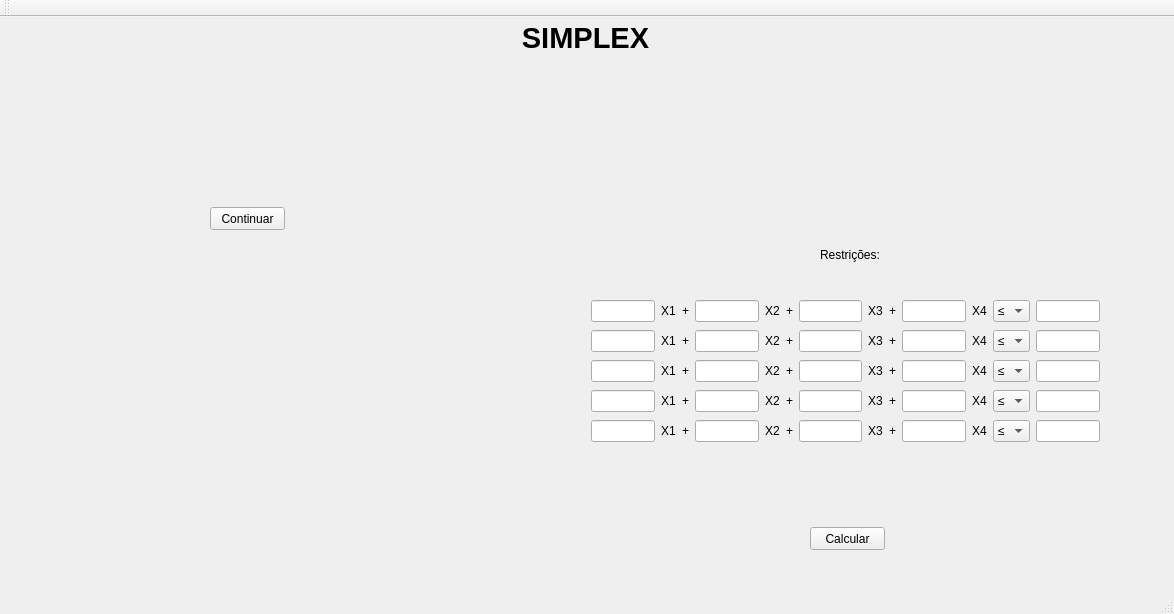
<?xml version="1.0" encoding="UTF-8"?>
<ui version="4.0">
 <class>MainWindow</class>
 <widget class="QMainWindow" name="MainWindow">
  <property name="geometry">
   <rect>
    <x>0</x>
    <y>0</y>
    <width>1174</width>
    <height>614</height>
   </rect>
  </property>
  <property name="windowTitle">
   <string>MainWindow</string>
  </property>
  <widget class="QWidget" name="centralWidget">
   <widget class="QLabel" name="label">
    <property name="geometry">
     <rect>
      <x>500</x>
      <y>0</y>
      <width>171</width>
      <height>41</height>
     </rect>
    </property>
    <property name="font">
     <font>
      <pointsize>22</pointsize>
      <weight>75</weight>
      <bold>true</bold>
     </font>
    </property>
    <property name="text">
     <string>SIMPLEX</string>
    </property>
    <property name="alignment">
     <set>Qt::AlignCenter</set>
    </property>
   </widget>
   <widget class="QWidget" name="widget_inicio" native="true">
    <property name="geometry">
     <rect>
      <x>40</x>
      <y>70</y>
      <width>384</width>
      <height>161</height>
     </rect>
    </property>
    <widget class="QPushButton" name="pushButton_continuar">
     <property name="geometry">
      <rect>
       <x>170</x>
       <y>120</y>
       <width>75</width>
       <height>23</height>
      </rect>
     </property>
     <property name="text">
      <string>Continuar</string>
     </property>
    </widget>
    <widget class="QWidget" name="">
     <property name="geometry">
      <rect>
       <x>10</x>
       <y>40</y>
       <width>364</width>
       <height>22</height>
      </rect>
     </property>
     <layout class="QHBoxLayout" name="horizontalLayout">
      <item>
       <widget class="QLabel" name="label_2">
        <property name="text">
         <string>Quantas variáveis de decisão tem o problema?</string>
        </property>
       </widget>
      </item>
      <item>
       <widget class="QLineEdit" name="lineEdit_NumVariaveis"/>
      </item>
     </layout>
    </widget>
    <widget class="QWidget" name="">
     <property name="geometry">
      <rect>
       <x>100</x>
       <y>80</y>
       <width>237</width>
       <height>22</height>
      </rect>
     </property>
     <layout class="QHBoxLayout" name="horizontalLayout_2">
      <item>
       <widget class="QLabel" name="label_3">
        <property name="text">
         <string>Quantas restrições?</string>
        </property>
       </widget>
      </item>
      <item>
       <widget class="QLineEdit" name="lineEdit_NumRestricoes"/>
      </item>
     </layout>
    </widget>
   </widget>
   <widget class="QWidget" name="widget_simplex" native="true">
    <property name="geometry">
     <rect>
      <x>510</x>
      <y>70</y>
      <width>641</width>
      <height>481</height>
     </rect>
    </property>
    <widget class="QWidget" name="widget" native="true">
     <property name="geometry">
      <rect>
       <x>50</x>
       <y>10</y>
       <width>561</width>
       <height>121</height>
      </rect>
     </property>
     <widget class="QWidget" name="">
      <property name="geometry">
       <rect>
        <x>20</x>
        <y>70</y>
        <width>521</width>
        <height>22</height>
       </rect>
      </property>
      <layout class="QHBoxLayout" name="horizontalLayout_3">
       <item>
        <widget class="QLabel" name="label_8">
         <property name="text">
          <string>Função:</string>
         </property>
        </widget>
       </item>
       <item>
        <widget class="QLineEdit" name="Funcao_x1"/>
       </item>
       <item>
        <widget class="QLabel" name="label_x1">
         <property name="text">
          <string>X1</string>
         </property>
        </widget>
       </item>
       <item>
        <widget class="QLabel" name="label_plus_x1">
         <property name="text">
          <string>+</string>
         </property>
        </widget>
       </item>
       <item>
        <widget class="QLineEdit" name="Funcao_x2"/>
       </item>
       <item>
        <widget class="QLabel" name="label_x2">
         <property name="text">
          <string>X2</string>
         </property>
        </widget>
       </item>
       <item>
        <widget class="QLabel" name="label_plus_x2">
         <property name="text">
          <string>+</string>
         </property>
        </widget>
       </item>
       <item>
        <widget class="QLineEdit" name="Funcao_x3"/>
       </item>
       <item>
        <widget class="QLabel" name="label_x3">
         <property name="text">
          <string>X3</string>
         </property>
        </widget>
       </item>
       <item>
        <widget class="QLabel" name="label_plus_x3">
         <property name="text">
          <string>+</string>
         </property>
        </widget>
       </item>
       <item>
        <widget class="QLineEdit" name="Funcao_x4"/>
       </item>
       <item>
        <widget class="QLabel" name="label_x4">
         <property name="text">
          <string>X4</string>
         </property>
        </widget>
       </item>
      </layout>
     </widget>
     <widget class="QWidget" name="">
      <property name="geometry">
       <rect>
        <x>130</x>
        <y>30</y>
        <width>281</width>
        <height>22</height>
       </rect>
      </property>
      <layout class="QHBoxLayout" name="horizontalLayout_4">
       <item>
        <widget class="QLabel" name="label_9">
         <property name="text">
          <string>Qual objetivo da função?</string>
         </property>
        </widget>
       </item>
       <item>
        <widget class="QComboBox" name="comboBox">
         <item>
          <property name="text">
           <string>Maximizar</string>
          </property>
         </item>
         <item>
          <property name="text">
           <string>Minimizar</string>
          </property>
         </item>
        </widget>
       </item>
      </layout>
     </widget>
    </widget>
    <widget class="QWidget" name="widget_2" native="true">
     <property name="geometry">
      <rect>
       <x>50</x>
       <y>150</y>
       <width>561</width>
       <height>251</height>
      </rect>
     </property>
     <widget class="QLabel" name="label_4">
      <property name="geometry">
       <rect>
        <x>260</x>
        <y>10</y>
        <width>61</width>
        <height>16</height>
       </rect>
      </property>
      <property name="text">
       <string>Restrições:</string>
      </property>
     </widget>
     <widget class="QWidget" name="">
      <property name="geometry">
       <rect>
        <x>20</x>
        <y>50</y>
        <width>531</width>
        <height>171</height>
       </rect>
      </property>
      <layout class="QVBoxLayout" name="verticalLayout">
       <item>
        <layout class="QHBoxLayout" name="horizontalLayout_L1">
         <item>
          <widget class="QLineEdit" name="L1_x1"/>
         </item>
         <item>
          <widget class="QLabel" name="label_x1_L1">
           <property name="text">
            <string>X1</string>
           </property>
          </widget>
         </item>
         <item>
          <widget class="QLabel" name="label_plus_x1_L1">
           <property name="text">
            <string>+</string>
           </property>
          </widget>
         </item>
         <item>
          <widget class="QLineEdit" name="L1_x2"/>
         </item>
         <item>
          <widget class="QLabel" name="label_x2_L1">
           <property name="text">
            <string>X2</string>
           </property>
          </widget>
         </item>
         <item>
          <widget class="QLabel" name="label_plus_x2_L1">
           <property name="text">
            <string>+</string>
           </property>
          </widget>
         </item>
         <item>
          <widget class="QLineEdit" name="L1_x3"/>
         </item>
         <item>
          <widget class="QLabel" name="label_x3_L1">
           <property name="text">
            <string>X3</string>
           </property>
          </widget>
         </item>
         <item>
          <widget class="QLabel" name="label_plus_x3_L1">
           <property name="text">
            <string>+</string>
           </property>
          </widget>
         </item>
         <item>
          <widget class="QLineEdit" name="L1_x4"/>
         </item>
         <item>
          <widget class="QLabel" name="label_x4_L1">
           <property name="text">
            <string>X4</string>
           </property>
          </widget>
         </item>
         <item>
          <widget class="QComboBox" name="comboBox_L1">
           <item>
            <property name="text">
             <string>≤</string>
            </property>
           </item>
           <item>
            <property name="text">
             <string>=</string>
            </property>
           </item>
           <item>
            <property name="text">
             <string>≥</string>
            </property>
           </item>
          </widget>
         </item>
         <item>
          <widget class="QLineEdit" name="L1_base"/>
         </item>
        </layout>
       </item>
       <item>
        <layout class="QHBoxLayout" name="horizontalLayout_L1_2">
         <item>
          <widget class="QLineEdit" name="L2_x1"/>
         </item>
         <item>
          <widget class="QLabel" name="label_x1_L2">
           <property name="text">
            <string>X1</string>
           </property>
          </widget>
         </item>
         <item>
          <widget class="QLabel" name="label_plus_x1_L2">
           <property name="text">
            <string>+</string>
           </property>
          </widget>
         </item>
         <item>
          <widget class="QLineEdit" name="L2_x2"/>
         </item>
         <item>
          <widget class="QLabel" name="label_x2_L2">
           <property name="text">
            <string>X2</string>
           </property>
          </widget>
         </item>
         <item>
          <widget class="QLabel" name="label_plus_x2_L2">
           <property name="text">
            <string>+</string>
           </property>
          </widget>
         </item>
         <item>
          <widget class="QLineEdit" name="L2_x3"/>
         </item>
         <item>
          <widget class="QLabel" name="label_x3_L2">
           <property name="text">
            <string>X3</string>
           </property>
          </widget>
         </item>
         <item>
          <widget class="QLabel" name="label_plus_x3_L2">
           <property name="text">
            <string>+</string>
           </property>
          </widget>
         </item>
         <item>
          <widget class="QLineEdit" name="L2_x4"/>
         </item>
         <item>
          <widget class="QLabel" name="label_x4_L2">
           <property name="text">
            <string>X4</string>
           </property>
          </widget>
         </item>
         <item>
          <widget class="QComboBox" name="comboBox_L2">
           <item>
            <property name="text">
             <string>≤</string>
            </property>
           </item>
           <item>
            <property name="text">
             <string>=</string>
            </property>
           </item>
           <item>
            <property name="text">
             <string>≥</string>
            </property>
           </item>
          </widget>
         </item>
         <item>
          <widget class="QLineEdit" name="L2_base"/>
         </item>
        </layout>
       </item>
       <item>
        <layout class="QHBoxLayout" name="horizontalLayout_L1_3">
         <item>
          <widget class="QLineEdit" name="L3_x1"/>
         </item>
         <item>
          <widget class="QLabel" name="label_x1_L3">
           <property name="text">
            <string>X1</string>
           </property>
          </widget>
         </item>
         <item>
          <widget class="QLabel" name="label_plus_x1_L3">
           <property name="text">
            <string>+</string>
           </property>
          </widget>
         </item>
         <item>
          <widget class="QLineEdit" name="L3_x2"/>
         </item>
         <item>
          <widget class="QLabel" name="label_x2_L3">
           <property name="text">
            <string>X2</string>
           </property>
          </widget>
         </item>
         <item>
          <widget class="QLabel" name="label_plus_x2_L3">
           <property name="text">
            <string>+</string>
           </property>
          </widget>
         </item>
         <item>
          <widget class="QLineEdit" name="L3_x3"/>
         </item>
         <item>
          <widget class="QLabel" name="label_x3_L3">
           <property name="text">
            <string>X3</string>
           </property>
          </widget>
         </item>
         <item>
          <widget class="QLabel" name="label_plus_x3_L3">
           <property name="text">
            <string>+</string>
           </property>
          </widget>
         </item>
         <item>
          <widget class="QLineEdit" name="L3_x4"/>
         </item>
         <item>
          <widget class="QLabel" name="label_x4_L3">
           <property name="text">
            <string>X4</string>
           </property>
          </widget>
         </item>
         <item>
          <widget class="QComboBox" name="comboBox_L3">
           <item>
            <property name="text">
             <string>≤</string>
            </property>
           </item>
           <item>
            <property name="text">
             <string>=</string>
            </property>
           </item>
           <item>
            <property name="text">
             <string>≥</string>
            </property>
           </item>
          </widget>
         </item>
         <item>
          <widget class="QLineEdit" name="L3_base"/>
         </item>
        </layout>
       </item>
       <item>
        <layout class="QHBoxLayout" name="horizontalLayout_L1_4">
         <item>
          <widget class="QLineEdit" name="L4_x1"/>
         </item>
         <item>
          <widget class="QLabel" name="label_x1_L4">
           <property name="text">
            <string>X1</string>
           </property>
          </widget>
         </item>
         <item>
          <widget class="QLabel" name="label_plus_x1_L4">
           <property name="text">
            <string>+</string>
           </property>
          </widget>
         </item>
         <item>
          <widget class="QLineEdit" name="L4_x2"/>
         </item>
         <item>
          <widget class="QLabel" name="label_x2_L4">
           <property name="text">
            <string>X2</string>
           </property>
          </widget>
         </item>
         <item>
          <widget class="QLabel" name="label_plus_x2_L4">
           <property name="text">
            <string>+</string>
           </property>
          </widget>
         </item>
         <item>
          <widget class="QLineEdit" name="L4_x3"/>
         </item>
         <item>
          <widget class="QLabel" name="label_x3_L4">
           <property name="text">
            <string>X3</string>
           </property>
          </widget>
         </item>
         <item>
          <widget class="QLabel" name="label_plus_x3_L4">
           <property name="text">
            <string>+</string>
           </property>
          </widget>
         </item>
         <item>
          <widget class="QLineEdit" name="L4_x4"/>
         </item>
         <item>
          <widget class="QLabel" name="label_x4_L4">
           <property name="text">
            <string>X4</string>
           </property>
          </widget>
         </item>
         <item>
          <widget class="QComboBox" name="comboBox_L4">
           <item>
            <property name="text">
             <string>≤</string>
            </property>
           </item>
           <item>
            <property name="text">
             <string>=</string>
            </property>
           </item>
           <item>
            <property name="text">
             <string>≥</string>
            </property>
           </item>
          </widget>
         </item>
         <item>
          <widget class="QLineEdit" name="L4_base"/>
         </item>
        </layout>
       </item>
       <item>
        <layout class="QHBoxLayout" name="horizontalLayout_L1_5">
         <item>
          <widget class="QLineEdit" name="L5_x1"/>
         </item>
         <item>
          <widget class="QLabel" name="label_x1_L5">
           <property name="text">
            <string>X1</string>
           </property>
          </widget>
         </item>
         <item>
          <widget class="QLabel" name="label_plus_x1_L5">
           <property name="text">
            <string>+</string>
           </property>
          </widget>
         </item>
         <item>
          <widget class="QLineEdit" name="L5_x2"/>
         </item>
         <item>
          <widget class="QLabel" name="label_x2_L5">
           <property name="text">
            <string>X2</string>
           </property>
          </widget>
         </item>
         <item>
          <widget class="QLabel" name="label_plus_x2_L5">
           <property name="text">
            <string>+</string>
           </property>
          </widget>
         </item>
         <item>
          <widget class="QLineEdit" name="L5_x3"/>
         </item>
         <item>
          <widget class="QLabel" name="label_x3_L5">
           <property name="text">
            <string>X3</string>
           </property>
          </widget>
         </item>
         <item>
          <widget class="QLabel" name="label_plus_x3_L5">
           <property name="text">
            <string>+</string>
           </property>
          </widget>
         </item>
         <item>
          <widget class="QLineEdit" name="L5_x4"/>
         </item>
         <item>
          <widget class="QLabel" name="label_x4_L5">
           <property name="text">
            <string>X4</string>
           </property>
          </widget>
         </item>
         <item>
          <widget class="QComboBox" name="comboBox_L5">
           <item>
            <property name="text">
             <string>≤</string>
            </property>
           </item>
           <item>
            <property name="text">
             <string>=</string>
            </property>
           </item>
           <item>
            <property name="text">
             <string>≥</string>
            </property>
           </item>
          </widget>
         </item>
         <item>
          <widget class="QLineEdit" name="L5_base"/>
         </item>
        </layout>
       </item>
      </layout>
     </widget>
    </widget>
    <widget class="QPushButton" name="pushButton_calcular">
     <property name="geometry">
      <rect>
       <x>300</x>
       <y>440</y>
       <width>75</width>
       <height>23</height>
      </rect>
     </property>
     <property name="text">
      <string>Calcular</string>
     </property>
    </widget>
   </widget>
  </widget>
  <widget class="QMenuBar" name="menuBar">
   <property name="geometry">
    <rect>
     <x>0</x>
     <y>0</y>
     <width>1174</width>
     <height>21</height>
    </rect>
   </property>
  </widget>
  <widget class="QToolBar" name="mainToolBar">
   <attribute name="toolBarArea">
    <enum>TopToolBarArea</enum>
   </attribute>
   <attribute name="toolBarBreak">
    <bool>false</bool>
   </attribute>
  </widget>
  <widget class="QStatusBar" name="statusBar"/>
 </widget>
 <layoutdefault spacing="6" margin="11"/>
 <resources/>
 <connections/>
</ui>
